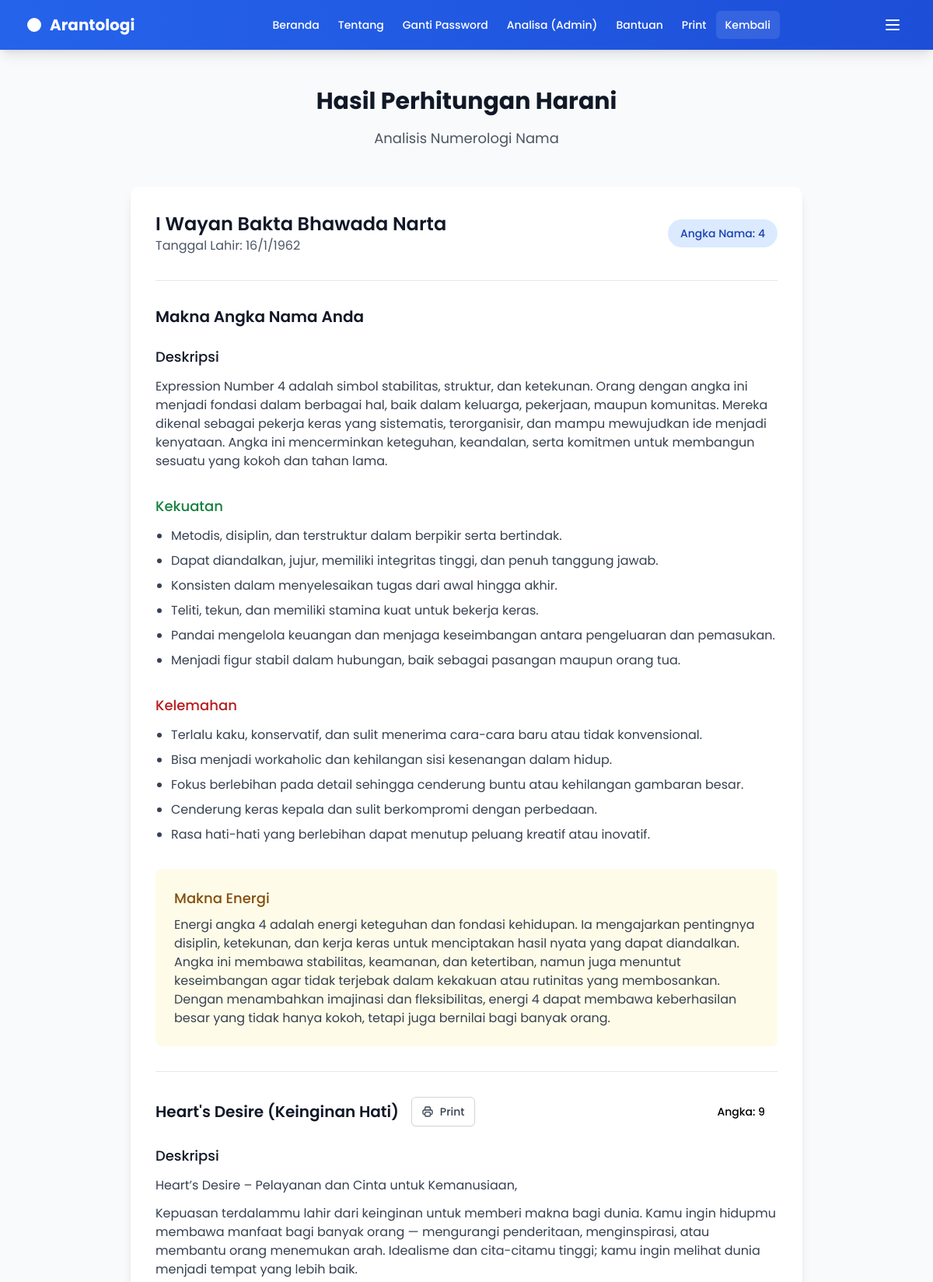
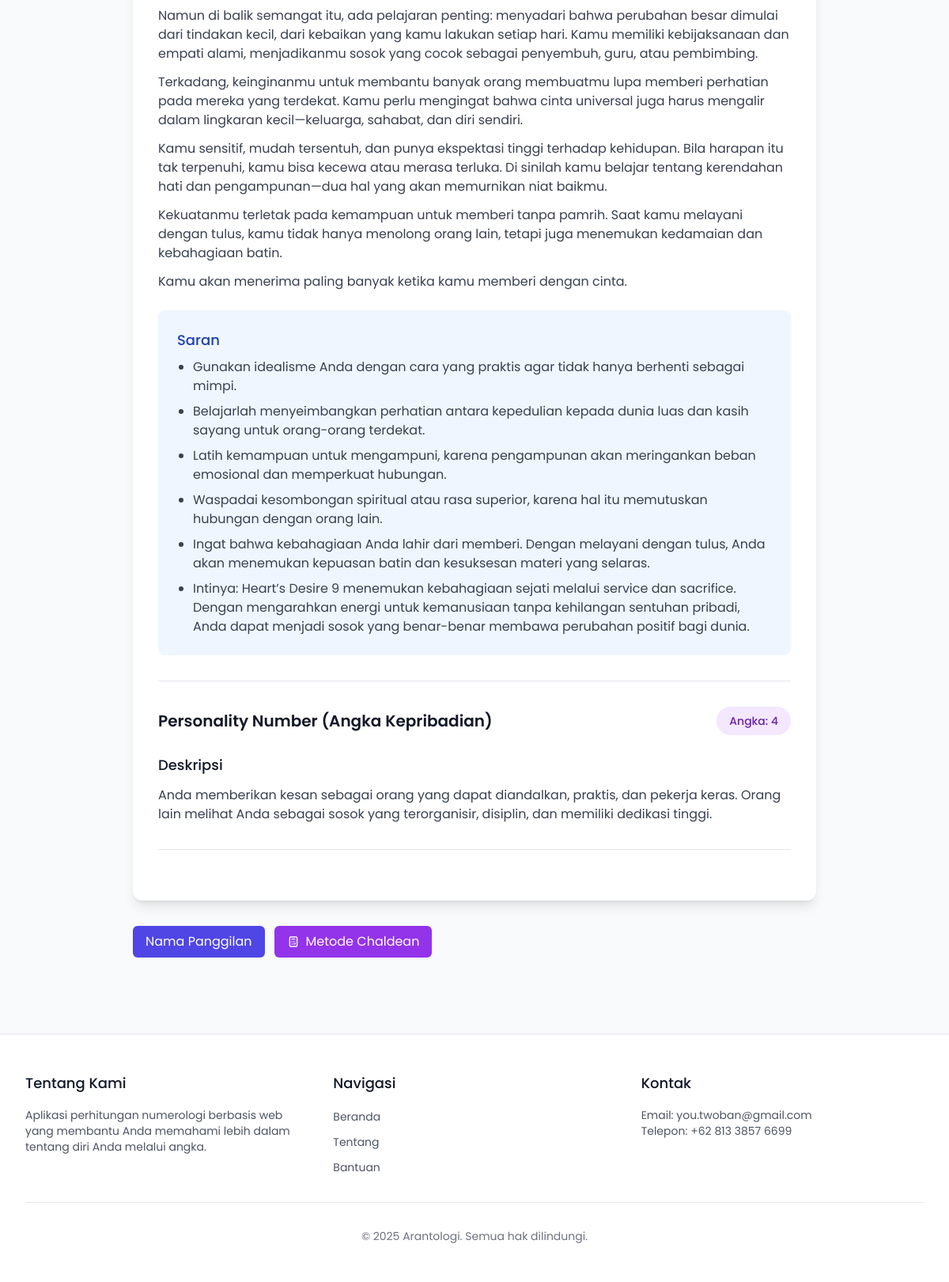
/harani_result (signed in), run on the app's committed database (2 pictures, top to bottom).
### db.py (models this page shows)
class User(Base, UserMixin):
    __tablename__ = 'users'
    id = Column(Integer, primary_key=True)
    email = Column(String(255), unique=True, index=True, nullable=False)
    password_hash = Column(String(255), nullable=False)
    role = Column(String(32), default='bronze', index=True)  # bronze, silver, gold, admin
    is_active = Column(Boolean, default=True)
    reset_token = Column(String(255), nullable=True, index=True)
    reset_expires_at = Column(DateTime, nullable=True)
    created_at = Column(DateTime, default=datetime.utcnow, index=True)
    full_name = Column(String(255), nullable=True)
    birth_date = Column(String(10), nullable=True)  # YYYY-MM-DD

class HaraniNama(Base):
    __tablename__ = 'harani_nama'
    no = Column(Integer, primary_key=True, index=True)
    deskripsi = Column(Text, default='')
    kekuatan = Column(Text, default='')
    kelemahan = Column(Text, default='')
    makna_energi = Column(Text, default='')

class Personality(Base):
    __tablename__ = 'personality'
    no = Column(Integer, primary_key=True, index=True)  # 1-9, 11, 22
    deskripsi = Column(Text)

### app.py (the view)
@app.route('/harani_result', methods=['GET'])
@login_required
def harani_result():
    full_name = ''
    birth_date = ''
    if 'form_data' in session:
        full_name = session['form_data'].get('name', '')
        birth_date = session['form_data'].get('birth_date', '')
    if (not full_name or not birth_date) and 'harani_data' in session:
        full_name = full_name or session['harani_data'].get('full_name', '')
        birth_date = birth_date or session['harani_data'].get('birth_date', '')
    if full_name and birth_date:
        session['harani_data'] = {
            'full_name': full_name,
            'birth_date': birth_date,
        }
        session.modified = True
    else:
        flash('Silakan isi data terlebih dahulu', 'error')
        return redirect(url_for('input_data'))
    if not full_name:
        flash('Nama tidak valid', 'error')
        return redirect(url_for('harani_form'))
    try:
        harani_info = harani_calculation(full_name)
        name_number = harani_info.get('number', 0)
        number = int(name_number or 0)
        row = get_harani(number) if number else None
        if not row:
            wrapped = ((number - 1) % 9) + 1 if number else 1
            row = get_harani(wrapped)
            number = wrapped
        if not row:
            flash('Data numerologi tidak ditemukan di database', 'error')
            return redirect(url_for('harani_form'))
        def to_sentences(text: str):
            if not text:
                return []
            t = str(text).replace('\r\n', '\n').strip()
            import re as _re
            parts = [seg.strip() for seg in _re.findall(r'[^.!?\n]+[.!?]?', t) if seg and seg.strip()]
            if len(parts) <= 1 and ('\n' in t or ';' in t or ', ' in t):
                tmp = []
                for chunk in t.replace(';', '\n').split('\n'):
                    tmp.extend([p.strip() for p in chunk.split(',') if p.strip()])
                parts = tmp
            return parts
        name_meaning = {
            'deskripsi': str(row.get('deskripsi', 'Data tidak tersedia')),
            'kekuatan': to_sentences(str(row.get('kekuatan', ''))),
            'kelemahan': to_sentences(str(row.get('kelemahan', ''))),
            'makna_energi': str(row.get('makna_energi', 'Data tidak tersedia')),
        }
        print(f"Showing result for name: {full_name}, number: {name_number}")
        print(f"Name meaning data: {name_meaning}")
        from numerology_utils import heart_desire_calculation, personality_calculation
        from db_access import get_heart_desire, get_personality
        heart_desire_info = heart_desire_calculation(full_name)
        heart_desire_number = heart_desire_info.get('number', 0)
        heart_desire_meaning = None
        if heart_desire_number and 1 <= heart_desire_number <= 9:
            try:
                heart_desire_meaning = get_heart_desire(heart_desire_number)
            except Exception as e:
                print(f'Heart Desire DB error: {e}')
                heart_desire_meaning = {
                    'deskripsi': f'Heart\'s Desire Number {heart_desire_number} represents your inner desires and motivations. This number reveals what your soul truly yearns for in life.',
                    'kekuatan': 'Database not available - please initialize Heart\'s Desire data.',
                    'kelemahan': '',
                    'saran': 'Run the init_heart_desire.py script to load complete descriptions.'
                }
        personality_info = personality_calculation(full_name)
        personality_number = personality_info.get('number', 0)
        personality_meaning = None
        if personality_number and (1 <= personality_number <= 9 or personality_number in (11, 22)):
            try:
                personality_meaning = get_personality(personality_number)
            except Exception as e:
                print(f'Personality DB error: {e}')
                personality_meaning = f'Personality Number {personality_number} represents how others see you and your outer self. This number reveals the first impression you make on others.'
        def fmt_dmy(date_str: str) -> str:
            for fmt in ('%Y-%m-%d', '%d/%m/%Y', '%d-%m-%Y'):
                try:
                    dt = datetime.strptime(date_str, fmt)
                    return f"{dt.day}/{dt.month}/{dt.year}"
                except Exception:
                    continue
        birth_date_disp = fmt_dmy(birth_date)
        return render_template('harani_result.html',
                            full_name=full_name,
                            name=full_name,  # alias for template compatibility
                            birth_date=birth_date_disp,
                            name_number=name_number,
                            name_meaning=name_meaning,
                            heart_desire_number=heart_desire_number,
                            heart_desire_meaning=heart_desire_meaning,
                            personality_number=personality_number,
                            personality_meaning=personality_meaning,
                            letters=harani_info.get('letters', []),
                            total_raw=harani_info.get('total', 0))
    except Exception as e:
        print(f"Error in harani_result: {str(e)}")
        flash(f'Terjadi kesalahan: {str(e)}', 'error')
        return redirect(url_for('harani_form'))

### app.py (called while the page is built)
@login_manager.user_loader
def load_user(user_id):
    try:
        db = SessionLocal()
        try:
            return db.query(User).get(int(user_id))
        finally:
            db.close()
    except Exception:
        return None

@app.context_processor
def inject_globals():
    try:
        names = get_wuku_names_db()
        if names:
            return {'WUKU_NAMES': names}
    except Exception:
        pass
    try:
        return {'WUKU_NAMES': get_wuku_names()}
    except Exception:
        return {'WUKU_NAMES': []}

@app.after_request
def add_cors_headers(response):
    response.headers.add('Access-Control-Allow-Origin', '*')
    response.headers.add('Access-Control-Allow-Headers', 'Content-Type,Authorization')
    response.headers.add('Access-Control-Allow-Methods', 'GET,PUT,POST,DELETE,OPTIONS')
    return response

### db_access.py (called while the page is built)
def get_session() -> Session:
    return SessionLocal()

def get_heart_desire(no: int, db: Optional[Session] = None) -> Optional[dict]:
    if not no or no < 1 or no > 9:
        return None
    import sqlite3
    from db import engine
    try:
        db_path = engine.url.database  # absolute path to app.db
        conn = sqlite3.connect(db_path)
        cursor = conn.cursor()
        cursor.execute('SELECT no, deskripsi, kekuatan, kelemahan, saran FROM heart_desire WHERE no = ?', (no,))
        result = cursor.fetchone()
        conn.close()
        if result:
            return {
                'deskripsi': result[1] or '',
                'kekuatan': result[2] or '',
                'kelemahan': result[3] or '',
                'saran': result[4] or ''
            }
        return None
    except Exception as e:
        print(f'Heart Desire DB error: {e}')
        return None

def get_personality(no: int, db: Optional[Session] = None) -> Optional[str]:
    if not no or (no < 1 or no > 22) or (no > 9 and no not in (11, 22)):
        return None
    import sqlite3
    from db import engine
    try:
        db_path = engine.url.database  # absolute path to app.db
        conn = sqlite3.connect(db_path)
        cursor = conn.cursor()
        cursor.execute('SELECT deskripsi FROM personality WHERE no = ?', (no,))
        result = cursor.fetchone()
        conn.close()
        if result:
            return result[0] or ''
        return None
    except Exception as e:
        print(f'Personality DB error: {e}')
        return None

### templates/harani_result.html (shortened to what this page needs)
{% extends "base.html" %}
{% block content %}
<div class="max-w-4xl mx-auto px-4 py-12">
    <div class="text-center mb-12">
        <h1 class="text-3xl font-bold text-gray-900 mb-4">Hasil Perhitungan Harani</h1>
        <p class="text-lg text-gray-600">Analisis Numerologi Nama</p>
    </div>
    <div class="bg-white rounded-xl shadow-lg overflow-hidden mb-8">
        <div class="p-8">
            <div class="flex flex-col md:flex-row justify-between items-start md:items-center mb-8">
                <div>
                    <h2 class="text-2xl font-semibold text-gray-900">{{ name }}</h2>
                    <p class="text-gray-600">Tanggal Lahir: {{ birth_date }}</p>
                </div>
                <div class="mt-4 md:mt-0">
                    <span class="inline-flex items-center px-4 py-2 rounded-full text-sm font-medium bg-blue-100 text-blue-800">
                        Angka Nama: {{ name_number }}
                    </span>
                </div>
            </div>
            <div class="border-t border-gray-200 pt-8">
                <h3 class="text-xl font-semibold text-gray-900 mb-6">Makna Angka Nama Anda</h3>
                <div class="mb-8">
                    <h4 class="text-lg font-medium text-gray-900 mb-3">Deskripsi</h4>
                    <p class="text-gray-700">{{ name_meaning.deskripsi }}</p>
                </div>
                <div class="mb-8">
                    <h4 class="text-lg font-medium text-green-700 mb-3">Kekuatan</h4>
                    <ul class="list-disc pl-5 space-y-2">
                        {% for strength in name_meaning.kekuatan %}
                        <li class="text-gray-700">{{ strength }}</li>
                        {% endfor %}
                    </ul>
                </div>
                <div class="mb-8">
                    <h4 class="text-lg font-medium text-red-700 mb-3">Kelemahan</h4>
                    <ul class="list-disc pl-5 space-y-2">
                        {% for weakness in name_meaning.kelemahan %}
                        <li class="text-gray-700">{{ weakness }}</li>
                        {% endfor %}
                    </ul>
                </div>
                <div class="bg-yellow-50 p-6 rounded-lg">
                    <h4 class="text-lg font-medium text-yellow-800 mb-2">Makna Energi</h4>
                    <p class="text-gray-700">{{ name_meaning.makna_energi }}</p>
                </div>
            </div>
            {% if heart_desire_number and heart_desire_meaning %}
            <div id="heart-desire-section" class="border-t border-gray-200 pt-8 mt-8">
                <div class="flex flex-col md:flex-row justify-between items-start md:items-center mb-6">
                    <div class="flex items-center">
                        <h3 class="text-xl font-semibold text-gray-900">Heart's Desire (Keinginan Hati)</h3>
                        <button onclick="printSectionById('heart-desire-section', 'Heart\'s Desire')"
                                class="print-btn ml-4 inline-flex items-center px-3 py-2 border border-gray-300 shadow-sm text-sm leading-4 font-medium rounded-md text-gray-700 bg-white hover:bg-gray-50 focus:outline-none focus:ring-2 focus:ring-offset-2 focus:ring-pink-500">
                            Print
                        </button>
                    </div>
                    <span class="inline-flex items-center px-4 py-2 rounded-full text-sm font-medium bg-pink-100 text-pink-800 mt-2 md:mt-0">
                        Angka: {{ heart_desire_number }}
                    </span>
                </div>
                <div class="mb-6">
                    <h4 class="text-lg font-medium text-gray-900 mb-3">Deskripsi</h4>
                    {% set _hd_desc = (heart_desire_meaning.deskripsi or '') %}
                    {% set _hd_norm = _hd_desc.replace('\r\n','\n') %}
                    {% set _hd_paras = _hd_norm.split('\n\n') %}
                    {% if _hd_paras|length <= 1 %}
                        {% set _hd_paras = _hd_norm.split('\n') %}
                    {% endif %}
                    {% for _p in _hd_paras %}
                        {% if _p.strip() %}
                        <p class="text-gray-700 mb-3">{{ _p.strip() }}</p>
                        {% endif %}
                    {% endfor %}
                </div>
                {% if heart_desire_meaning.saran %}
                <div class="bg-blue-50 p-6 rounded-lg">
                    <h4 class="text-lg font-medium text-blue-800 mb-2">Saran</h4>
                    {% set saran_lines = heart_desire_meaning.saran.replace('\r\n','\n').split('\n') %}
                    <ul class="list-disc pl-5 space-y-2 text-gray-700">
                        {% for line in saran_lines %}
                            {% if line.strip() %}
                            <li>{{ line.strip() }}</li>
                            {% endif %}
                        {% endfor %}
                    </ul>
                </div>
                {% endif %}
            </div>
            {% endif %}
            {% if personality_number and personality_meaning %}
            <div class="border-t border-gray-200 pt-8 mt-8">
                <div class="flex flex-col md:flex-row justify-between items-start md:items-center mb-6">
                    <h3 class="text-xl font-semibold text-gray-900">Personality Number (Angka Kepribadian)</h3>
                    <span class="inline-flex items-center px-4 py-2 rounded-full text-sm font-medium bg-purple-100 text-purple-800 mt-2 md:mt-0">
                        Angka: {{ personality_number }}
                    </span>
                </div>
                <div class="mb-6">
                    <h4 class="text-lg font-medium text-gray-900 mb-3">Deskripsi</h4>
                    <p class="text-gray-700">{{ personality_meaning }}</p>
                </div>
            </div>
            {% endif %}
            <div class="mt-8 border-t border-gray-200 pt-8">
            </div>
        </div>
    </div>
    <div class="mt-8 flex gap-3">
        <a href="{{ url_for('panggilan_form') }}" class="inline-flex items-center px-4 py-2 rounded-md bg-indigo-600 text-white hover:bg-indigo-700">Nama Panggilan</a>
        <a href="{{ url_for('chaldean_result') }}" class="inline-flex items-center px-4 py-2 rounded-md bg-purple-600 text-white hover:bg-purple-700">
            <svg class="w-4 h-4 mr-2" fill="none" stroke="currentColor" viewBox="0 0 24 24">
                <path stroke-linecap="round" stroke-linejoin="round" stroke-width="2" d="M9 7h6m0 10v-3m-3 3h.01M9 17h.01M9 14h.01M12 14h.01M15 11h.01M12 11h.01M9 11h.01M7 21h10a2 2 0 002-2V5a2 2 0 00-2-2H7a2 2 0 00-2 2v14a2 2 0 002 2z"></path>
            </svg>
            Metode Chaldean
        </a>
    </div>
</div>
{% endblock %}

### templates/base.html (style rules this page uses)
nav, .print-btn, .print-hide, .no-print { display: none !important; }
body { font-size: 12pt; line-height: 1.4; -webkit-print-color-adjust: exact; print-color-adjust: exact; }
h1, h2, h3 { page-break-after: avoid; color: #333 !important; }
.text-white { color: #333 !important; }
.shadow-lg, .shadow-sm { box-shadow: none !important; }
.rounded-xl, .rounded-lg { border: 1px solid #ddd; }
svg { width: 16px !important; height: 16px !important; display: inline-block !important; vertical-align: middle !important; }
.flex { display: block !important; }
.flex.items-center { display: flex !important; align-items: center !important; }
.flex.items-center, .bg-purple-100, .bg-green-100, .bg-orange-100, .bg-blue-100, .bg-pink-100 { page-break-inside: avoid !important; }

### data on the page
User: full_name "I Wayan Bakta Bhawada Narta"
HaraniNama: deskripsi "Expression Number 4 adalah simbol stabilitas, struktur, dan ketekunan. Orang dengan angka ini menjadi fondasi dalam berbagai hal, baik dalam keluarga, pekerjaan, maupun komunitas. Mereka dikenal sebagai pekerja keras yang sistematis, terorganisir, dan mampu mewujudkan ide menjadi kenyataan. Angka ini mencerminkan keteguhan, keandalan, serta komitmen untuk membangun sesuatu yang kokoh dan tahan lama.", makna_energi "Energi angka 4 adalah energi keteguhan dan fondasi kehidupan. Ia mengajarkan pentingnya disiplin, ketekunan, dan kerja keras untuk menciptakan hasil nyata yang dapat diandalkan. Angka ini membawa stabilitas, keamanan, dan ketertiban, namun juga menuntut keseimbangan agar tidak terjebak dalam kekakuan atau rutinitas yang membosankan. Dengan menambahkan imajinasi dan fleksibilitas, energi 4 dapat membawa keberhasilan besar yang tidak hanya kokoh, tetapi juga bernilai bagi banyak orang."
Personality: deskripsi "Anda memberikan kesan sebagai orang yang dapat diandalkan, praktis, dan pekerja keras. Orang lain melihat Anda sebagai sosok yang terorganisir, disiplin, dan memiliki dedikasi tinggi."

### other printed values
{{ birth_date }} "16/1/1962"
{{ name_number }} "4"
{{ strength }} "Metodis, disiplin, dan terstruktur dalam berpikir serta bertindak." "Dapat diandalkan, jujur, memiliki integritas tinggi, dan penuh tanggung jawab." "Konsisten dalam menyelesaikan tugas dari awal hingga akhir." "Teliti, tekun, dan memiliki stamina kuat untuk bekerja keras." "Pandai mengelola keuangan dan menjaga keseimbangan antara pengeluaran dan pemasukan." "Menjadi figur stabil dalam hubungan, baik sebagai pasangan maupun orang tua."
{{ weakness }} "Terlalu kaku, konservatif, dan sulit menerima cara-cara baru atau tidak konvensional." "Bisa menjadi workaholic dan kehilangan sisi kesenangan dalam hidup." "Fokus berlebihan pada detail sehingga cenderung buntu atau kehilangan gambaran besar." "Cenderung keras kepala dan sulit berkompromi dengan perbedaan." "Rasa hati-hati yang berlebihan dapat menutup peluang kreatif atau inovatif."
{{ heart_desire_number }} "9"
{{ _p.strip() }} "Heart’s Desire – Pelayanan dan Cinta untuk Kemanusiaan," "Kekuatanmu terletak pada kemampuan untuk memberi tanpa pamrih. Saat kamu melayani dengan tulus, kamu tidak hanya menolong orang lain, tetapi juga menemukan kedamaian dan kebahagiaan batin." "Kamu akan menerima paling banyak ketika kamu memberi dengan cinta."
{{ line.strip() }} "Gunakan idealisme Anda dengan cara yang praktis agar tidak hanya berhenti sebagai mimpi." "Belajarlah menyeimbangkan perhatian antara kepedulian kepada dunia luas dan kasih sayang untuk orang-orang terdekat." "Latih kemampuan untuk mengampuni, karena pengampunan akan meringankan beban emosional dan memperkuat hubungan." "Waspadai kesombongan spiritual atau rasa superior, karena hal itu memutuskan hubungan dengan orang lain." "Ingat bahwa kebahagiaan Anda lahir dari memberi. Dengan melayani dengan tulus, Anda akan menemukan kepuasan batin dan kesuksesan materi yang selaras."
{{ personality_number }} "4"
